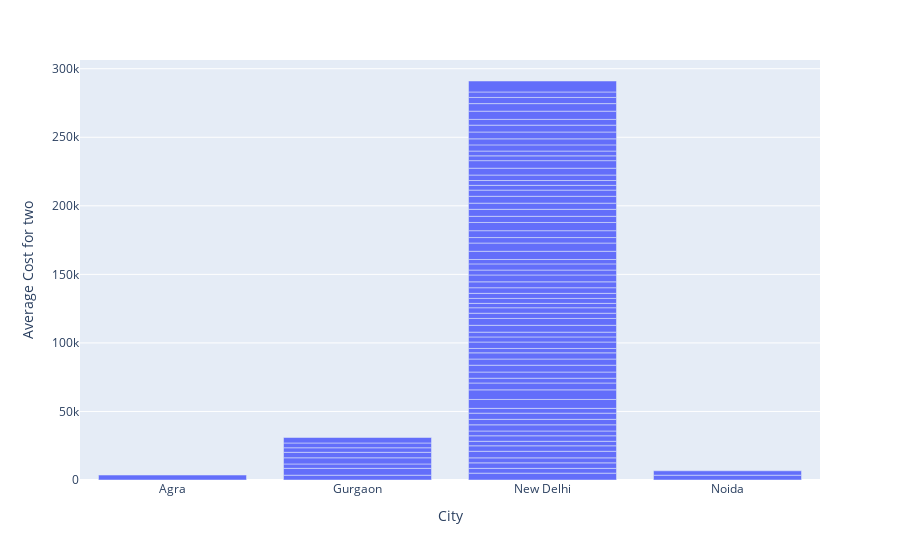

This figure's notebook cell:
### Markdown cell above
The bar graph shows that New Delhi has many costly restraunts max Price is 8000 for two persons

### Code cell
fig=px.bar(costly,x='City',y='Average Cost for two')
fig.show()

### Figure 1 — Plotly figure (JSON) as saved in the notebook; plotly's stock layout.template omitted (floating-point values rounded to 4 significant figures)
{"data": [{"alignmentgroup": "True", "hovertemplate": "City=%{x}<br>Average Cost for two=%{y}<extra></extra>", "legendgroup": "", "marker": {"color": "#636efa", "pattern": {"shape": ""}}, "name": "", "offsetgroup": "", "orientation": "v", "showlegend": false, "textposition": "auto", "type": "bar", "x": ["Agra", "Gurgaon", "Gurgaon", "Gurgaon", "Gurgaon", "Gurgaon", "Gurgaon", "Gurgaon", "Gurgaon", "New Delhi", "New Delhi", "New Delhi", "New Delhi", "New Delhi", "New Delhi", "New Delhi", "New Delhi", "New Delhi", "New Delhi", "New Delhi", "New Delhi", "New Delhi", "New Delhi", "New Delhi", "New Delhi", "New Delhi", "New Delhi", "New Delhi", "New Delhi", "New Delhi", "New Delhi", "New Delhi", "New Delhi", "New Delhi", "New Delhi", "New Delhi", "New Delhi", "New Delhi", "New Delhi", "New Delhi", "New Delhi", "New Delhi", "New Delhi", "New Delhi", "New Delhi", "New Delhi", "New Delhi", "New Delhi", "New Delhi", "New Delhi", "New Delhi", "New Delhi", "New Delhi", "New Delhi", "New Delhi", "New Delhi", "New Delhi", "New Delhi", "New Delhi", "New Delhi", "New Delhi", "New Delhi", "New Delhi", "New Delhi", "New Delhi", "New Delhi", "New Delhi", "New Delhi", "New Delhi", "New Delhi", "New Delhi", "New Delhi", "New Delhi", "New Delhi", "Noida", "Noida"], "xaxis": "x", "y": [3600, 3500, 5000, 3200, 4500, 4000, 3300, 3500, 4000, 5000, 3500, 4000, 3650, 4800, 4000, 3300, 4000, 3500, 4500, 4000, 4500, 3500, 6500, 7000, 5000, 3500, 4500, 5000, 4500, 4500, 3200, 4700, 3700, 3500, 5000, 5000, 3800, 4000, 3200, 3600, 3700, 4100, 4300, 5000, 3600, 4500, 3200, 6000, 6000, 4000, 5000, 6000, 4500, 5100, 4500, 5000, 4500, 3500, 3500, 4000, 5000, 5500, 3500, 3500, 4500, 4400, 5000, 5000, 4200, 6000, 5500, 4500, 4000, 8000, 3500, 3200], "yaxis": "y"}], "layout": {"barmode": "relative", "legend": {"tracegroupgap": 0}, "margin": {"t": 60}, "xaxis": {"anchor": "y", "domain": [0, 1], "title": {"text": "City"}}, "yaxis": {"anchor": "x", "domain": [0, 1], "title": {"text": "Average Cost for two"}}}}
